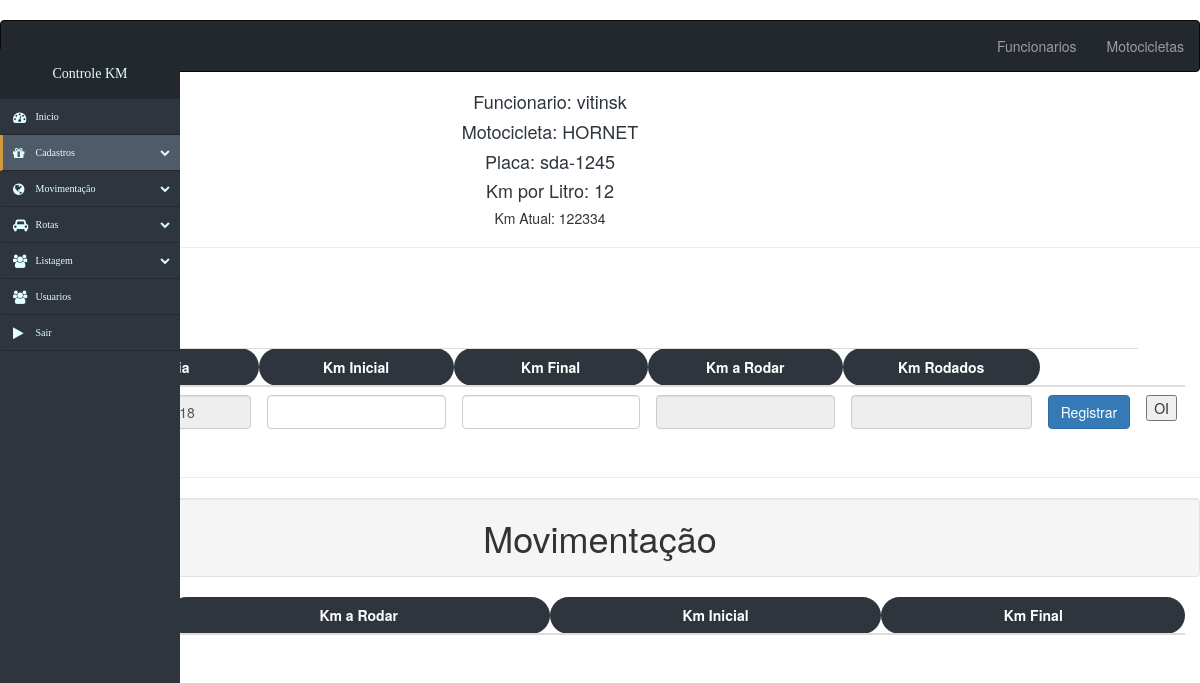
/servicos&id=12, run on the app's committed database.
### tables this page shows
CREATE TABLE `tblfuncionario` (
  `id` int(11) NOT NULL,
  `nome` varchar(20) NOT NULL,
  `cpf` varchar(14) DEFAULT NULL,
  `telefone` varchar(10) DEFAULT NULL,
  `idmoto` int(11) DEFAULT NULL
);

CREATE TABLE `tblmoto` (
  `id` int(11) NOT NULL,
  `modelo` varchar(30) DEFAULT NULL,
  `ano` varchar(4) DEFAULT NULL,
  `cilindrada` varchar(3) DEFAULT NULL,
  `placa` varchar(8) DEFAULT NULL,
  `km_x_litro` tinyint(4) DEFAULT NULL,
  `kmatual` int(11) DEFAULT NULL
);

### core/controller.php (called while the page is built, shortened)
<?php
class controller{
	public function loadTemplate($viewName, $viewData = array()){
		require 'views/template.php';
	}
	public function loadViewInTemplate($viewName, $viewData = array()){
		extract($viewData);
		require 'views/'.$viewName.'.php';
	}
}
?>

### controllers/servicosController.php (called while the page is built)
<?php
class servicosController extends controller
{
	public function index(){
		$id = $_GET['id'];
		$funcionarioObj = new Funcionarios();
		$funcionario = $funcionarioObj->GetFunc_Servico($id);
		$dados['funcionario'] = $funcionario;
		$servicosObj = new Servicos();
		$dados['servicos'] = $servicosObj->mostrarDados($id);
		$this->loadTemplate('servicos',$dados);
	}
}
 ?>

### core/Core.php (called while the page is built, shortened)
<?php
class Core
{
	public function run(){
		$url = '/';
		if (isset($_GET['url'])) {
			$url .= $_GET['url'];
		}
		$params = array();
		if (!empty($url) && $url != '/') {
			$url = explode('/',$url);
			array_shift($url);
			array_shift($url);
			if(isset($url[0]) && $url[0] && !empty($url[0])){
			$currentAction = $url[0];
			array_shift($url);
			}
			else
			{
				$currentAction ='index';
			}
		}
		else
		{
			$currentController = 'homeController';
			$currentAction = 'index';
		}
		$c = new $currentController();
		call_user_func_array(array($c,$currentAction), $params);
	}
}
 ?>

### index.php (called while the page is built, shortened)
<?php
$core = new Core();
$core->run();
?>

### core/model.php (called while the page is built, shortened)
<?php
class model {
	public function __construct(){
		global $db;
		$this->db = $db;
	}
}
 ?>

### models/Funcionarios.php (called while the page is built, shortened)
<?php
 class Funcionarios extends model
 {
	public function GetFunc_Servico($id){
		$sql = $this->db->query("SELECT funcionario.nome, moto.modelo, moto.placa, moto.km_x_litro, moto.kmatual FROM tblfuncionario as funcionario INNER JOIN tblmoto as moto ON funcionario.idmoto = moto.id WHERE funcionario.id = $id");
		$array = $sql->fetchAll();
		return $array;
	}
 }
 ?>

### views/template.php (the view, shortened to what this page needs)
<!DOCTYPE html>
<html>
<head>
	<link rel="stylesheet" type="text/css" href="<?php BASE_URL?>assets/css/estilo.css">
	<link rel="stylesheet" type="text/css" href="<?php echo BASE_URL; ?>/assets/css/bootstrap.min.css">
  <link href="//maxcdn.bootstrapcdn.com/font-awesome/4.2.0/css/font-awesome.min.css" rel="stylesheet">
</head>
<body>
	<nav class="navbar navbar-inverse" style="background-color: #23282e; ">
			<div class="container-fluid">
				<div class="navbar-header">
					<a href="<?php echo BASE_URL; ?>" class="navbar-brand"></a>
				</div>
				<ul class="nav navbar-nav navbar-right">
						<li><a href="<?php echo BASE_URL; ?>funcionarios">Funcionarios</a></li>
						<li><a href="<?php echo BASE_URL; ?>motocicletas">Motocicletas</a></li>
				</ul>
			</div>
		</nav>
<div class="nav-side-menu">
    <div class="brand">Controle KM</div>
        <div class="menu-list">
            <ul id="menu-content" class="menu-content collapse out">
                <li>
                  <a href="<?php echo BASE_URL; ?>">
                  <i class="fa fa-dashboard fa-lg"></i> Inicio
                  </a>
                </li>
                <li  data-toggle="collapse" data-target="#cadastro" class="collapsed active">
                  <a href="#"><i class="fa fa-gift fa-lg"></i> Cadastros <span class="arrow"></span></a>
                </li>
                <li data-toggle="collapse" data-target="#movimentacao" class="collapsed">
                  <a href="#"><i class="fa fa-globe fa-lg"></i> Movimentação <span class="arrow"></span></a>
                </li>
                <li data-toggle="collapse" data-target="#rotas" class="collapsed">
                  <a href="#"><i class="fa fa-car fa-lg"></i> Rotas <span class="arrow"></span></a>
                </li>
                     <li data-toggle="collapse" data-target="#new" class="collapsed">
                  <a href="#"><i class="fa fa-users fa-lg"></i> Listagem <span class="arrow"></span></a>
                </li>
                 <li>
                  <a href="#">
                  <i class="fa fa-users fa-lg"></i> Usuarios
                  </a>
                </li>
                  <li>
                  <a href="<?=BASE_URL?>">
                  <i class="fa fa-play fa-lg"></i> Sair
                  </a>
                </li>
            </ul>
     </div>
</div>
      <?php $this->loadViewInTemplate($viewName,$viewData);
       ?>
		</body>
</html>

### views/servicos.php (shortened to what this page needs)
<?php foreach ($funcionario as $func) {
} ?>
<div class="informacoes">
<h4 class="">Funcionario:  <?php echo $func['nome'];?></h4>
<h4>Motocicleta: <?= $func['modelo']; ?></h4>
<h4>Placa: <?= $func['placa']; ?></h4>
<h4>Km por Litro: <?= $func['km_x_litro']; ?></h4>
<h5>Km Atual: <?=$func['kmatual']; ?></h5>
</div>
<hr>
<form class="descer" method="POST">
<div class="form-group">
	<div class="container">
		<div class="row">
			<table class="table">
				<div>
					<th>Abastecer</th>
				<th class="alinhamento">Dia</th>
				<th class="alinhamento">Km Inicial</th>
				<th class="alinhamento">Km Final</th>
				<th class="alinhamento">Km a Rodar</th>
				<th class="alinhamento">Km Rodados</th>
				<td></td>
			</div>
				<tbody>
					<td> <a href="" data-toggle="modal" data-target="#myModal"> <img class="imagem" src="<?=BASE_URL?>/assets/images/gasolina.jpg"></a></td>
					<td><input id="disabledTextInput" class="form-control" type="date" name="dia" value="<?= date("Y-m-d") ?>" disabled></td>
					<td><input class="form-control" id="kmi" type="text" name="km-inicial"></td>
					<td><input class="form-control" id="kmf" type="text" name="km-final"></td>
					<td><input class="form-control" id="tes" type="text" name="km-a-rodar" disabled="" value="<?php   ?>"></td>
					<td><input class="form-control" id="kmr" type="text" name="km-rodado" disabled="" value="<?php   ?>"></td>
					<td><button type="" class="btn btn-primary" onclick='pegarkm()'>Registrar</button></td>
					<td><button>OI</button></td>
				</tbody>
			</table>
		</div>
	</div>
</div>
</form>
<hr>
<h1 class="teste-ul well well-lm">Movimentação</h1>
<div class="form-group">
	<div class="container">
<div class="row">
<table class="table">
				<thead>
				<th class="alinhamento">Dia</th>
				<th class="alinhamento">Km a Rodar</th>
				<th class="alinhamento">Km Inicial</th>
				<th class="alinhamento">Km Final</th>
				</thead>
			</div>

### assets/css/estilo.css (style rules this page uses)
.nav-side-menu { overflow: auto; font-family: verdana; font-size: 10px; font-weight: 500px; background-color: #2e353d; position: fixed; top: 49px; width: 180px; height: 100%; color: #e1ffff; }
.nav-side-menu .brand { background-color: #23282e; line-height: 50px; display: block; text-align: center; font-size: 14px; }
.nav-side-menu ul, .nav-side-menu li { list-style: none; padding: 0px; margin: 0px; line-height: 35px; cursor: pointer; }
.nav-side-menu ul .active, .nav-side-menu li .active { border-left: 3px solid #d19b3d; background-color: #4f5b69; }
.nav-side-menu li { padding-left: 0px; border-left: 3px solid #2e353d; border-bottom: 1px solid #23282e; }
.nav-side-menu li a { text-decoration: none; color: #e1ffff; }
.nav-side-menu li a i { padding-left: 10px; width: 20px; padding-right: 20px; }
@media (min-width: 767px) { .nav-side-menu .menu-list .menu-content { display: block; } }
body { margin: 0px; padding: 0px; }
.teste-ul { text-align: center }
.alinhamento { text-align: center; background-color: #2e353d; border-radius: 50px; color: white; }
.descer { padding-top: 80px; }
.informacoes { text-align: center; padding-right: 100px; }
.informacoes h4 { color: #2e353d; }

### data on the page
tblfuncionario: nome "vitinsk", idmoto.modelo "HORNET", idmoto.placa "sda-1245", idmoto.km_x_litro "12", idmoto.kmatual "122334"
